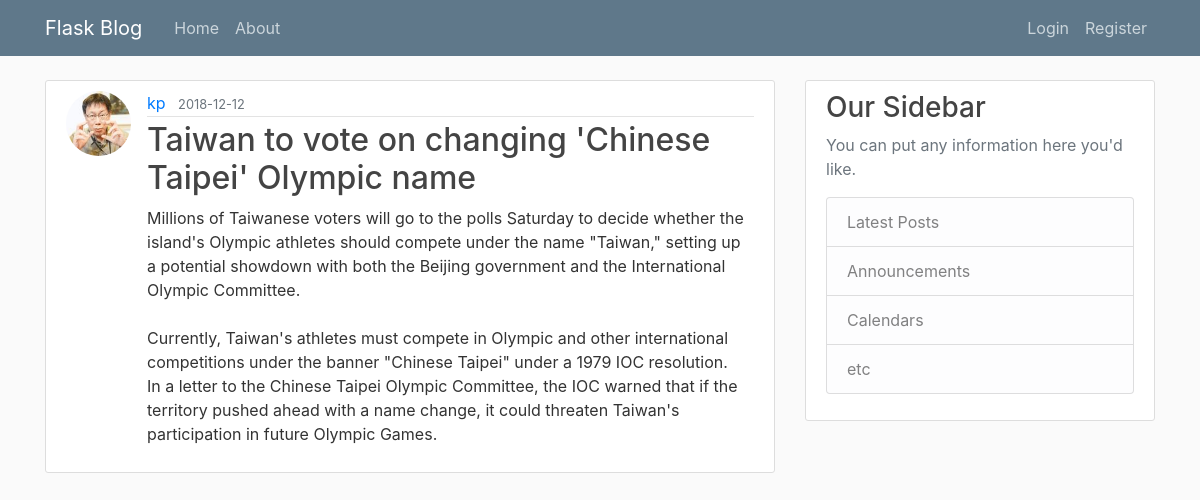
Page /post/13 on the committed database.
### flaskblog/models.py (models this page shows, shortened)
class User(db.Model, UserMixin):
    id = db.Column(db.Integer, primary_key=True)
    username = db.Column(db.String(20), unique=True, nullable=False)
    email = db.Column(db.String(120), unique=True, nullable=False)
    image_file = db.Column(db.String(20), nullable=False, default='default.jpg')
    password = db.Column(db.String(60), nullable=False)
    posts = db.relationship('Post', backref='author', lazy=True) # the string 'Post' refer to the class post

class Post(db.Model):
    id = db.Column(db.Integer, primary_key=True)
    title = db.Column(db.String(100) , nullable=False)
    date_posted = db.Column(db.DateTime, nullable=False, default=datetime.utcnow)
    content = db.Column(db.Text, nullable=False)
    user_id = db.Column(db.Integer, db.ForeignKey('user.id'), nullable=False) # what does the foreign Key dose?

### flaskblog/posts/routes.py (the view)
@posts.route('/post/<int:post_id>', methods=['GET', 'POST']) # the post_id is defined in the html.
def post(post_id):
    post = Post.query.get_or_404(post_id)
    return render_template('post.html', title=post.title, post=post)

### flaskblog/templates/post.html (shortened to what this page needs)
{% extends "layout.html"%}
{%block content%}
        <article class="media content-section">
          <img class="rounded-circle article-img"src="{{url_for('static', filename='profile_pic/'+ post.author.image_file) }}">
          <div class="media-body">
            <div class="article-metadata">
              <a class="mr-2" href="#">{{ post.author.username }}</a>
              <small class="text-muted">{{ post.date_posted.strftime('%Y-%m-%d') }}</small>
            </div>
            <h2><a class="article-title" href="#">{{ post.title }}</a></h2>
            <p class="article-content">{{ post.content }}</p>
          </div>
        </article>
{% endblock content%}

### flaskblog/static/main.css (style rules this page uses)
body { background: #fafafa; color: #333333; margin-top: 5rem; }
h1, h2, h3, h4, h5, h6 { color: #444444; }
.content-section { background: #ffffff; padding: 10px 20px; border: 1px solid #dddddd; border-radius: 3px; margin-bottom: 20px; }
.article-title { color: #444444; }
.article-content { white-space: pre-line; }
.article-img { height: 65px; width: 65px; margin-right: 16px; }
.article-metadata { padding-bottom: 1px; margin-bottom: 4px; border-bottom: 1px solid #e3e3e3 }

### rows in the picture
User: image_file (picture), author.username "kp"
Post: date_posted "2018-12-12", title "Taiwan to vote on changing 'Chinese Taipei' Olympic name", content "Millions of Taiwanese voters will go to the polls Saturday to decide whether the island's Olympic athletes should compete under the name \"Taiwan,\" setting up a potential showdown with both the Beijing government and the International Olympic Committee. Currently, Taiwan's athletes must compete in Olympic and other international competitions under the banner \"Chinese Taipei\" under a 1979 IOC resolution. In a letter to the Chinese Taipei Olympic Committee, the IOC warned that if the territory pushed ahead with a name change, it could threaten Taiwan's participation in future Olympic Games."
